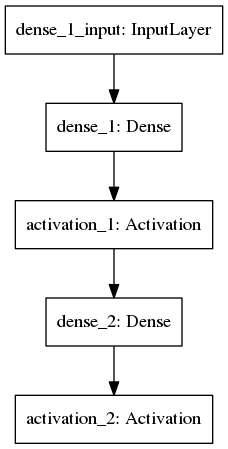

Reproduce this figure in Python.
import numpy as np
from keras.datasets import mnist
from keras.models import Sequential
from keras.layers.core import Dense, Dropout, Activation
from keras.optimizers import SGD, Adam, RMSprop
from keras.utils import np_utils, plot_model

import matplotlib as mpl
import matplotlib.pyplot as plt
plt.switch_backend('agg')

import sys
sys.path.append('..')
from custom_activations import Itachi

mpl.rc('font',family = 'serif',size = 17)
mpl.rcParams['xtick.major.size'] = 5
mpl.rcParams['xtick.minor.size'] = 2
mpl.rcParams['ytick.major.size'] = 5
mpl.rcParams['ytick.minor.size'] = 2

def main():
    
    ### Gettning data
    (x_train, y_train), (x_test, y_test) = mnist.load_data()
    n_train = len(x_train)
    n_test = len(x_test)
    n_cls = 10
    x_train = x_train.reshape(n_train, -1).astype('float32')/255.
    x_test = x_test.reshape(n_test, -1).astype('float32')/255.
    y_train = np_utils.to_categorical(y_train, n_cls)
    y_test = np_utils.to_categorical(y_test, n_cls)
    
    print np.shape(x_train), np.shape(y_train), np.shape(x_test), np.shape(y_test)
    
    ### Create model
    model = Sequential()
    model.add(Dense(128, input_shape = (28*28,)))
    model.add(Activation(Itachi()))
    model.add(Dense(10))
    model.add(Activation('softmax'))
    model.summary()
    
    ### Compile the model
    optimizer = SGD()
    loss = 'categorical_crossentropy'
    metrics = ['accuracy']
    model.compile(loss = loss, optimizer = optimizer, metrics = metrics)
    
    ### Train the model
    res = model.fit(x_train, y_train, batch_size = 128, epochs = 5, shuffle = True, validation_data = (x_test, y_test))
    score, accu = model.evaluate(x_test, y_test, batch_size = 128)
    
    print '\n\n'
    print "The score of the model is ", score
    print "The accuracy for the testing data is ", accu
    
    ### Show network structure
    plot_model(model, 'fc.png')
    
main()
